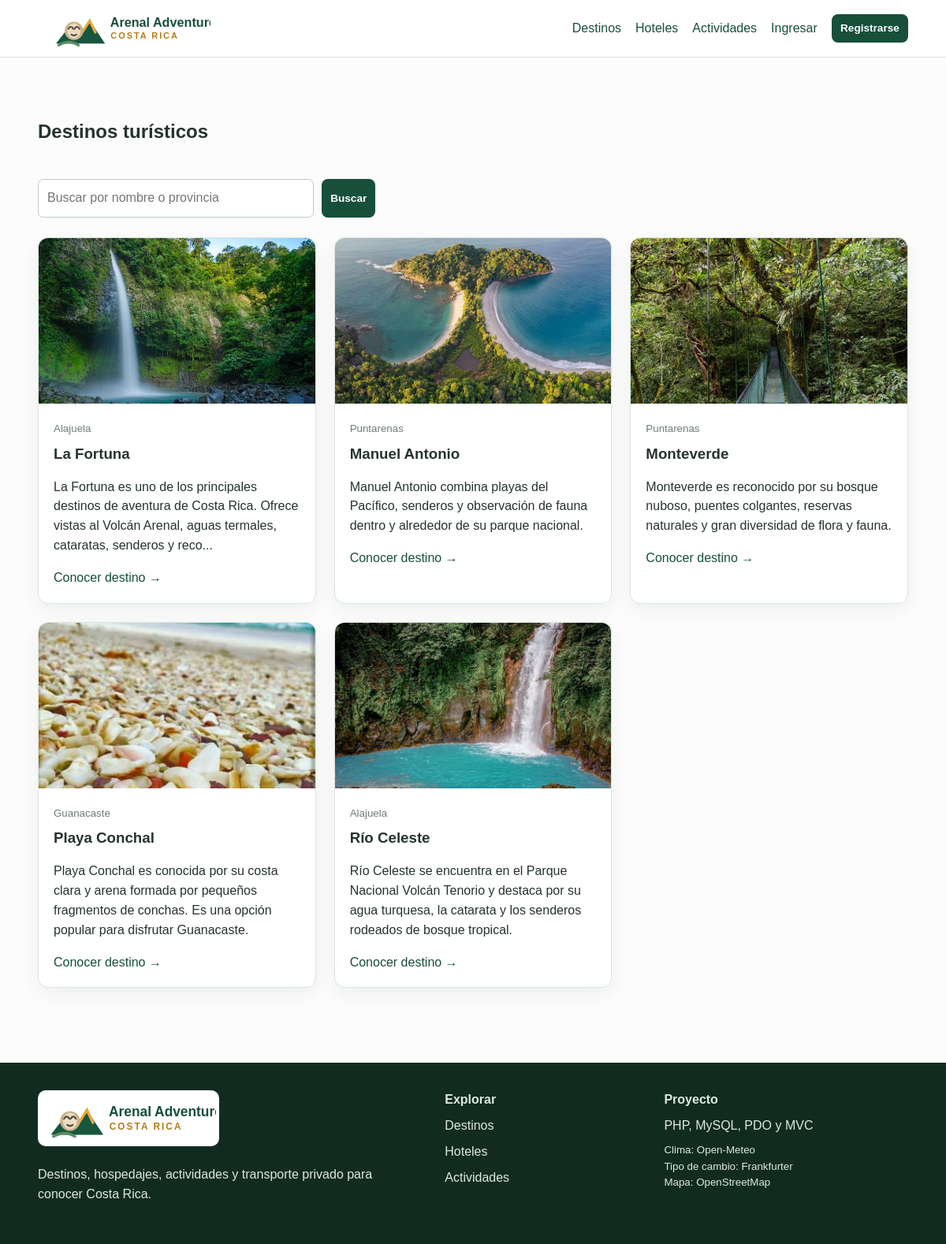
The app's page /public/index.php?route=destinations with its own data.
### tables this page shows
CREATE TABLE destinations(id INT AUTO_INCREMENT PRIMARY KEY,name VARCHAR(120) NOT NULL,province VARCHAR(80) NOT NULL,description TEXT NOT NULL,image VARCHAR(500),latitude DECIMAL(10,7),longitude DECIMAL(10,7),status TINYINT(1) DEFAULT 1,created_at TIMESTAMP DEFAULT CURRENT_TIMESTAMP);

### app/core/Controller.php (called while the page is built, shortened)
<?php
class Controller {
    protected function view(string $view, array $data = []): void {
        extract($data);
        $viewFile = __DIR__ . '/../views/' . $view . '.php';
        require __DIR__ . '/../views/layouts/header.php';
        require $viewFile;
        require __DIR__ . '/../views/layouts/footer.php';
    }
}

### app/controllers/CatalogController.php (called while the page is built, shortened)
<?php
class CatalogController extends Controller {
 public function destinations():void{$search=trim($_GET['search']??'');$items=(new Destination())->all($search);$this->view('destinations/index',['destinations'=>$items,'search'=>$search]);}
}

### app/core/Security.php (called while the page is built, shortened)
<?php
class Security {
    public static function e(?string $value): string {
        return htmlspecialchars($value ?? '', ENT_QUOTES, 'UTF-8');
    }
}

### app/config/config.php (called while the page is built)
<?php
return [
    'app_name' => 'Arenal Adventure CR',
    'slogan' => 'Viajes auténticos, naturaleza y aventura',
    'whatsapp' => '',
    'base_url' => 'http://localhost/arenal_adventure_cr/public',
    'db' => [
        'host' => 'localhost',
        'name' => 'turismo_cr',
        'user' => 'root',
        'password' => '',
        'charset' => 'utf8mb4'
    ]
];

### app/core/Database.php (called while the page is built)
<?php
class Database {
    private static ?PDO $connection = null;
    public static function connect(): PDO {
        if (self::$connection === null) {
            $config = require __DIR__ . '/../config/config.php';
            $db = $config['db'];
            $dsn = "mysql:host={$db['host']};dbname={$db['name']};charset={$db['charset']}";
            self::$connection = new PDO($dsn, $db['user'], $db['password'], [
                PDO::ATTR_ERRMODE => PDO::ERRMODE_EXCEPTION,
                PDO::ATTR_DEFAULT_FETCH_MODE => PDO::FETCH_ASSOC,
                PDO::ATTR_EMULATE_PREPARES => false
            ]);
        }
        return self::$connection;
    }
}

### app/models/Destination.php (called while the page is built, shortened)
<?php
class Destination {
    private PDO $db;
    public function __construct(){ $this->db=Database::connect(); }
    public function all(string $search=''): array {
        return $this->db->query('SELECT * FROM destinations ORDER BY name')->fetchAll();
    }
}

### app/views/destinations/index.php (the view)
<section class="container section"><div class="section-title"><h1>Destinos turísticos</h1></div><form class="filters"><input type="hidden" name="route" value="destinations"><input name="search" value="<?=Security::e($search)?>" placeholder="Buscar por nombre o provincia"><button class="btn small">Buscar</button></form><div class="grid"><?php foreach($destinations as $d):?><article class="card"><img src="<?=Security::e($d['image'])?>"><div class="card-body"><small><?=Security::e($d['province'])?></small><h3><?=Security::e($d['name'])?></h3><p><?=Security::e(mb_strimwidth($d['description'],0,150,'...'))?></p><a href="index.php?route=destination&id=<?=$d['id']?>">Conocer destino →</a></div></article><?php endforeach;?></div></section>

### public/assets/css/style.css (style rules this page uses)
:root { --green:#174f3a;--light:#f4f7f2;--gold:#e6a93d;--text:#26332d;--white:#fff;--border:#dce4df }
* { box-sizing:border-box }
body { margin:0;font-family:Arial,sans-serif;color:var(--text);background:#fbfcfb;line-height:1.55 }
a { color:var(--green);text-decoration:none }
img { width:100%;display:block }
.container { width:min(1120px,92%);margin:auto }
.btn { display:inline-block;border:0;border-radius:8px;background:var(--green);color:white;padding:12px 19px;font-weight:700;cursor:pointer }
.btn.small { padding:8px 13px }
.section { padding:55px 0 }
.section-title { display:flex;justify-content:space-between;align-items:end;margin-bottom:22px }
.grid { display:grid;grid-template-columns:repeat(3,1fr);gap:23px }
.card { background:white;border:1px solid var(--border);border-radius:13px;overflow:hidden;box-shadow:0 8px 25px rgba(18,55,39,.06) }
.card img { height:210px;object-fit:cover }
.card-body { padding:19px }
.card h3 { margin:5px 0 }
.card small { color:#6d7d75 }
form { display:grid;gap:14px }
input,select,textarea { width:100%;padding:11px;border:1px solid #bdcac3;border-radius:7px;font:inherit;background:white }
.filters { display:flex;gap:10px;margin-bottom:25px }
.filters input,.filters select { max-width:350px }
.btn.small { padding:.45rem .7rem;font-size:.85rem }

### records on screen
destinations: image (picture), province "Alajuela", name "La Fortuna", description "La Fortuna es uno de los principales destinos de aventura de Costa Rica. Ofrece vistas al Volcán Arenal, aguas termales, cataratas, senderos y reco..."
destinations: image (picture), province "Puntarenas", name "Manuel Antonio", description "Manuel Antonio combina playas del Pacífico, senderos y observación de fauna dentro y alrededor de su parque nacional."
destinations: image (picture), province "Puntarenas", name "Monteverde", description "Monteverde es reconocido por su bosque nuboso, puentes colgantes, reservas naturales y gran diversidad de flora y fauna."
destinations: image (picture), province "Guanacaste", name "Playa Conchal", description "Playa Conchal es conocida por su costa clara y arena formada por pequeños fragmentos de conchas. Es una opción popular para disfrutar Guanacaste."
destinations: image (picture), province "Alajuela", name "Río Celeste", description "Río Celeste se encuentra en el Parque Nacional Volcán Tenorio y destaca por su agua turquesa, la catarata y los senderos rodeados de bosque tropical."
